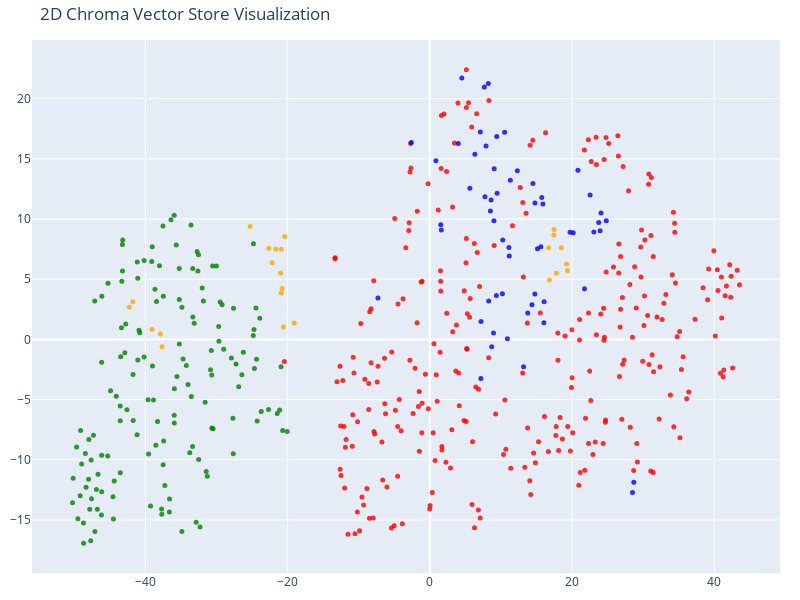

Source (notebook cell):
### Code cell
# We humans find it easier to visalize things in 2D!
# Reduce the dimensionality of the vectors to 2D using t-SNE
# (t-distributed stochastic neighbor embedding)

tsne = TSNE(n_components=2, random_state=42)
reduced_vectors = tsne.fit_transform(vectors)

# Create the 2D scatter plot
fig = go.Figure(data=[go.Scatter(
    x=reduced_vectors[:, 0],
    y=reduced_vectors[:, 1],
    mode='markers',
    marker=dict(size=5, color=colors, opacity=0.8),
    text=[f"Type: {t}<br>Text: {d[:100]}..." for t, d in zip(doc_types, documents)],
    hoverinfo='text'
)])

fig.update_layout(
    title='2D Chroma Vector Store Visualization',
    scene=dict(xaxis_title='x',yaxis_title='y'),
    width=800,
    height=600,
    margin=dict(r=20, b=10, l=10, t=40)
)

fig.show()

### Figure 1 — Plotly figure (JSON) as saved in the notebook; plotly's stock layout.template omitted (floating-point values rounded to 4 significant figures; data arrays with more than 128 entries replaced by an {"elided": "..."} marker saying what was removed)
{"data": [{"hoverinfo": "text", "marker": {"color": {"elided": "515 str values"}, "opacity": 0.8, "size": 5}, "mode": "markers", "text": {"elided": "515 str values"}, "type": "scatter", "x": {"elided": "515 float values"}, "y": {"elided": "515 float values"}}], "layout": {"height": 600, "margin": {"b": 10, "l": 10, "r": 20, "t": 40}, "scene": {"xaxis": {"title": {"text": "x"}}, "yaxis": {"title": {"text": "y"}}}, "title": {"text": "2D Chroma Vector Store Visualization"}, "width": 800}}
